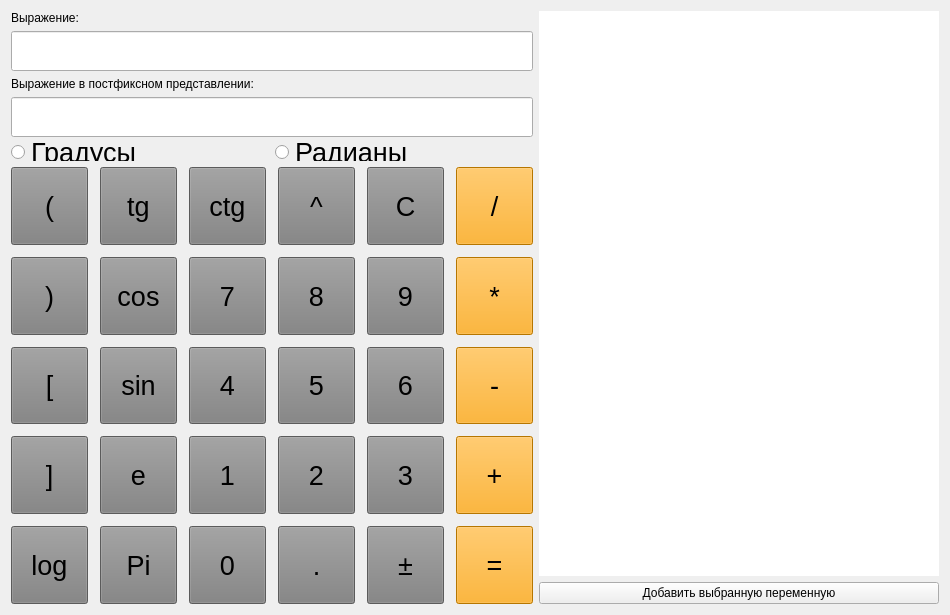
<?xml version="1.0" encoding="UTF-8"?>
<ui version="4.0">
 <class>MainWindow</class>
 <widget class="QMainWindow" name="MainWindow">
  <property name="geometry">
   <rect>
    <x>0</x>
    <y>0</y>
    <width>950</width>
    <height>615</height>
   </rect>
  </property>
  <property name="minimumSize">
   <size>
    <width>950</width>
    <height>615</height>
   </size>
  </property>
  <property name="maximumSize">
   <size>
    <width>950</width>
    <height>615</height>
   </size>
  </property>
  <property name="windowTitle">
   <string>Калькулятор</string>
  </property>
  <property name="autoFillBackground">
   <bool>false</bool>
  </property>
  <property name="styleSheet">
   <string notr="true"/>
  </property>
  <widget class="QWidget" name="centralWidget">
   <property name="contextMenuPolicy">
    <enum>Qt::DefaultContextMenu</enum>
   </property>
   <property name="acceptDrops">
    <bool>false</bool>
   </property>
   <property name="autoFillBackground">
    <bool>false</bool>
   </property>
   <property name="styleSheet">
    <string notr="true">QWidget#widget
{
    border-style: solid;
    border-top-style: none;
    border-width: 1px;
    border-color: rgb(0, 100, 150);
    border-bottom-left-radius: 5px;
    border-bottom-right-radius: 5px;
    background-color: qlineargradient(spread:pad, x1:0, y1:0, x2:1, y2:1, stop:0 rgba(128, 128, 128, 255), stop:1 rgba(225, 225, 225, 180));}</string>
   </property>
   <layout class="QHBoxLayout" name="horizontalLayout_2">
    <item>
     <layout class="QVBoxLayout" name="verticalLayout_2">
      <property name="spacing">
       <number>-1</number>
      </property>
      <item>
       <layout class="QVBoxLayout" name="verticalLayout">
        <item>
         <widget class="QLabel" name="label">
          <property name="maximumSize">
           <size>
            <width>16777215</width>
            <height>20</height>
           </size>
          </property>
          <property name="text">
           <string>Выражение:</string>
          </property>
         </widget>
        </item>
        <item>
         <widget class="QLineEdit" name="lineEdit">
          <property name="enabled">
           <bool>true</bool>
          </property>
          <property name="minimumSize">
           <size>
            <width>0</width>
            <height>40</height>
           </size>
          </property>
          <property name="font">
           <font>
            <pointsize>20</pointsize>
            <weight>75</weight>
            <bold>true</bold>
           </font>
          </property>
          <property name="readOnly">
           <bool>false</bool>
          </property>
         </widget>
        </item>
        <item>
         <widget class="QLabel" name="label_2">
          <property name="maximumSize">
           <size>
            <width>16777215</width>
            <height>20</height>
           </size>
          </property>
          <property name="text">
           <string>Выражение в постфиксном представлении:</string>
          </property>
         </widget>
        </item>
        <item>
         <widget class="QLineEdit" name="lineEdit_2">
          <property name="minimumSize">
           <size>
            <width>0</width>
            <height>40</height>
           </size>
          </property>
          <property name="font">
           <font>
            <pointsize>20</pointsize>
            <weight>75</weight>
            <bold>true</bold>
           </font>
          </property>
         </widget>
        </item>
        <item>
         <layout class="QHBoxLayout" name="horizontalLayout">
          <item>
           <widget class="QRadioButton" name="radioButton_2">
            <property name="maximumSize">
             <size>
              <width>16777215</width>
              <height>18</height>
             </size>
            </property>
            <property name="font">
             <font>
              <pointsize>20</pointsize>
             </font>
            </property>
            <property name="autoFillBackground">
             <bool>false</bool>
            </property>
            <property name="text">
             <string>Градусы</string>
            </property>
           </widget>
          </item>
          <item>
           <widget class="QRadioButton" name="radioButton">
            <property name="maximumSize">
             <size>
              <width>16777215</width>
              <height>18</height>
             </size>
            </property>
            <property name="font">
             <font>
              <pointsize>20</pointsize>
             </font>
            </property>
            <property name="text">
             <string>Радианы</string>
            </property>
           </widget>
          </item>
         </layout>
        </item>
        <item>
         <layout class="QGridLayout" name="gridLayout">
          <property name="sizeConstraint">
           <enum>QLayout::SetDefaultConstraint</enum>
          </property>
          <property name="topMargin">
           <number>0</number>
          </property>
          <property name="bottomMargin">
           <number>0</number>
          </property>
          <property name="spacing">
           <number>12</number>
          </property>
          <item row="0" column="5">
           <widget class="QPushButton" name="btn_razdel">
            <property name="sizePolicy">
             <sizepolicy hsizetype="Preferred" vsizetype="MinimumExpanding">
              <horstretch>4</horstretch>
              <verstretch>4</verstretch>
             </sizepolicy>
            </property>
            <property name="minimumSize">
             <size>
              <width>50</width>
              <height>40</height>
             </size>
            </property>
            <property name="baseSize">
             <size>
              <width>0</width>
              <height>0</height>
             </size>
            </property>
            <property name="font">
             <font>
              <pointsize>20</pointsize>
             </font>
            </property>
            <property name="acceptDrops">
             <bool>false</bool>
            </property>
            <property name="styleSheet">
             <string notr="true">background-color: orange;</string>
            </property>
            <property name="text">
             <string>/</string>
            </property>
            <property name="flat">
             <bool>false</bool>
            </property>
           </widget>
          </item>
          <item row="0" column="4">
           <widget class="QPushButton" name="btn_clear">
            <property name="sizePolicy">
             <sizepolicy hsizetype="Preferred" vsizetype="MinimumExpanding">
              <horstretch>4</horstretch>
              <verstretch>4</verstretch>
             </sizepolicy>
            </property>
            <property name="minimumSize">
             <size>
              <width>50</width>
              <height>40</height>
             </size>
            </property>
            <property name="font">
             <font>
              <pointsize>20</pointsize>
             </font>
            </property>
            <property name="styleSheet">
             <string notr="true">background-color: gray;</string>
            </property>
            <property name="text">
             <string>C</string>
            </property>
            <property name="flat">
             <bool>false</bool>
            </property>
           </widget>
          </item>
          <item row="0" column="3">
           <widget class="QPushButton" name="btn_stepen">
            <property name="sizePolicy">
             <sizepolicy hsizetype="Preferred" vsizetype="MinimumExpanding">
              <horstretch>4</horstretch>
              <verstretch>4</verstretch>
             </sizepolicy>
            </property>
            <property name="minimumSize">
             <size>
              <width>50</width>
              <height>40</height>
             </size>
            </property>
            <property name="font">
             <font>
              <pointsize>20</pointsize>
             </font>
            </property>
            <property name="styleSheet">
             <string notr="true">background-color: gray;</string>
            </property>
            <property name="text">
             <string>^</string>
            </property>
            <property name="flat">
             <bool>false</bool>
            </property>
           </widget>
          </item>
          <item row="3" column="4">
           <widget class="QPushButton" name="btn_3">
            <property name="sizePolicy">
             <sizepolicy hsizetype="Preferred" vsizetype="MinimumExpanding">
              <horstretch>4</horstretch>
              <verstretch>4</verstretch>
             </sizepolicy>
            </property>
            <property name="minimumSize">
             <size>
              <width>50</width>
              <height>40</height>
             </size>
            </property>
            <property name="font">
             <font>
              <pointsize>20</pointsize>
             </font>
            </property>
            <property name="styleSheet">
             <string notr="true">background-color: gray;</string>
            </property>
            <property name="text">
             <string>3</string>
            </property>
            <property name="flat">
             <bool>false</bool>
            </property>
           </widget>
          </item>
          <item row="1" column="2">
           <widget class="QPushButton" name="btn_7">
            <property name="sizePolicy">
             <sizepolicy hsizetype="Preferred" vsizetype="MinimumExpanding">
              <horstretch>4</horstretch>
              <verstretch>4</verstretch>
             </sizepolicy>
            </property>
            <property name="minimumSize">
             <size>
              <width>50</width>
              <height>40</height>
             </size>
            </property>
            <property name="font">
             <font>
              <pointsize>20</pointsize>
             </font>
            </property>
            <property name="styleSheet">
             <string notr="true">background-color: gray;</string>
            </property>
            <property name="text">
             <string>7</string>
            </property>
            <property name="flat">
             <bool>false</bool>
            </property>
           </widget>
          </item>
          <item row="3" column="0">
           <widget class="QPushButton" name="btn_skob2_3">
            <property name="sizePolicy">
             <sizepolicy hsizetype="Preferred" vsizetype="MinimumExpanding">
              <horstretch>4</horstretch>
              <verstretch>4</verstretch>
             </sizepolicy>
            </property>
            <property name="minimumSize">
             <size>
              <width>50</width>
              <height>40</height>
             </size>
            </property>
            <property name="font">
             <font>
              <pointsize>20</pointsize>
             </font>
            </property>
            <property name="styleSheet">
             <string notr="true">background-color: gray;</string>
            </property>
            <property name="text">
             <string>]</string>
            </property>
            <property name="flat">
             <bool>false</bool>
            </property>
           </widget>
          </item>
          <item row="1" column="5">
           <widget class="QPushButton" name="btn_umnozh">
            <property name="sizePolicy">
             <sizepolicy hsizetype="Preferred" vsizetype="MinimumExpanding">
              <horstretch>4</horstretch>
              <verstretch>4</verstretch>
             </sizepolicy>
            </property>
            <property name="minimumSize">
             <size>
              <width>50</width>
              <height>40</height>
             </size>
            </property>
            <property name="font">
             <font>
              <pointsize>20</pointsize>
             </font>
            </property>
            <property name="styleSheet">
             <string notr="true">background-color: orange;</string>
            </property>
            <property name="text">
             <string>*</string>
            </property>
            <property name="flat">
             <bool>false</bool>
            </property>
           </widget>
          </item>
          <item row="2" column="1">
           <widget class="QPushButton" name="btn_sin">
            <property name="enabled">
             <bool>true</bool>
            </property>
            <property name="sizePolicy">
             <sizepolicy hsizetype="Preferred" vsizetype="MinimumExpanding">
              <horstretch>0</horstretch>
              <verstretch>0</verstretch>
             </sizepolicy>
            </property>
            <property name="minimumSize">
             <size>
              <width>50</width>
              <height>40</height>
             </size>
            </property>
            <property name="font">
             <font>
              <pointsize>20</pointsize>
             </font>
            </property>
            <property name="styleSheet">
             <string notr="true">background-color: gray;</string>
            </property>
            <property name="text">
             <string>sin</string>
            </property>
            <property name="flat">
             <bool>false</bool>
            </property>
           </widget>
          </item>
          <item row="3" column="2">
           <widget class="QPushButton" name="btn_1">
            <property name="sizePolicy">
             <sizepolicy hsizetype="Preferred" vsizetype="MinimumExpanding">
              <horstretch>4</horstretch>
              <verstretch>4</verstretch>
             </sizepolicy>
            </property>
            <property name="minimumSize">
             <size>
              <width>50</width>
              <height>40</height>
             </size>
            </property>
            <property name="font">
             <font>
              <pointsize>20</pointsize>
             </font>
            </property>
            <property name="styleSheet">
             <string notr="true">background-color: gray;</string>
            </property>
            <property name="text">
             <string>1</string>
            </property>
            <property name="flat">
             <bool>false</bool>
            </property>
           </widget>
          </item>
          <item row="3" column="1">
           <widget class="QPushButton" name="btn_e">
            <property name="enabled">
             <bool>true</bool>
            </property>
            <property name="sizePolicy">
             <sizepolicy hsizetype="Preferred" vsizetype="MinimumExpanding">
              <horstretch>4</horstretch>
              <verstretch>4</verstretch>
             </sizepolicy>
            </property>
            <property name="minimumSize">
             <size>
              <width>50</width>
              <height>40</height>
             </size>
            </property>
            <property name="font">
             <font>
              <pointsize>20</pointsize>
             </font>
            </property>
            <property name="styleSheet">
             <string notr="true">background-color: gray;</string>
            </property>
            <property name="text">
             <string>e</string>
            </property>
            <property name="flat">
             <bool>false</bool>
            </property>
           </widget>
          </item>
          <item row="3" column="5">
           <widget class="QPushButton" name="btn_plus">
            <property name="sizePolicy">
             <sizepolicy hsizetype="Preferred" vsizetype="MinimumExpanding">
              <horstretch>4</horstretch>
              <verstretch>4</verstretch>
             </sizepolicy>
            </property>
            <property name="minimumSize">
             <size>
              <width>50</width>
              <height>40</height>
             </size>
            </property>
            <property name="font">
             <font>
              <pointsize>20</pointsize>
             </font>
            </property>
            <property name="styleSheet">
             <string notr="true">background-color: orange;</string>
            </property>
            <property name="text">
             <string>+</string>
            </property>
            <property name="flat">
             <bool>false</bool>
            </property>
           </widget>
          </item>
          <item row="3" column="3">
           <widget class="QPushButton" name="btn_2">
            <property name="sizePolicy">
             <sizepolicy hsizetype="Preferred" vsizetype="MinimumExpanding">
              <horstretch>4</horstretch>
              <verstretch>4</verstretch>
             </sizepolicy>
            </property>
            <property name="minimumSize">
             <size>
              <width>50</width>
              <height>40</height>
             </size>
            </property>
            <property name="font">
             <font>
              <pointsize>20</pointsize>
             </font>
            </property>
            <property name="styleSheet">
             <string notr="true">background-color: gray;</string>
            </property>
            <property name="text">
             <string>2</string>
            </property>
            <property name="flat">
             <bool>false</bool>
            </property>
           </widget>
          </item>
          <item row="0" column="2">
           <widget class="QPushButton" name="btn_ctg">
            <property name="enabled">
             <bool>true</bool>
            </property>
            <property name="sizePolicy">
             <sizepolicy hsizetype="Preferred" vsizetype="MinimumExpanding">
              <horstretch>4</horstretch>
              <verstretch>4</verstretch>
             </sizepolicy>
            </property>
            <property name="minimumSize">
             <size>
              <width>50</width>
              <height>40</height>
             </size>
            </property>
            <property name="font">
             <font>
              <pointsize>20</pointsize>
             </font>
            </property>
            <property name="styleSheet">
             <string notr="true">background-color: gray;</string>
            </property>
            <property name="text">
             <string>ctg</string>
            </property>
            <property name="flat">
             <bool>false</bool>
            </property>
           </widget>
          </item>
          <item row="4" column="5">
           <widget class="QPushButton" name="btn_equal">
            <property name="sizePolicy">
             <sizepolicy hsizetype="Preferred" vsizetype="MinimumExpanding">
              <horstretch>4</horstretch>
              <verstretch>4</verstretch>
             </sizepolicy>
            </property>
            <property name="minimumSize">
             <size>
              <width>50</width>
              <height>40</height>
             </size>
            </property>
            <property name="font">
             <font>
              <pointsize>20</pointsize>
             </font>
            </property>
            <property name="styleSheet">
             <string notr="true">background-color: orange;</string>
            </property>
            <property name="text">
             <string>=</string>
            </property>
            <property name="flat">
             <bool>false</bool>
            </property>
           </widget>
          </item>
          <item row="4" column="1">
           <widget class="QPushButton" name="btn_Pi">
            <property name="enabled">
             <bool>true</bool>
            </property>
            <property name="sizePolicy">
             <sizepolicy hsizetype="Preferred" vsizetype="MinimumExpanding">
              <horstretch>4</horstretch>
              <verstretch>4</verstretch>
             </sizepolicy>
            </property>
            <property name="minimumSize">
             <size>
              <width>50</width>
              <height>40</height>
             </size>
            </property>
            <property name="font">
             <font>
              <pointsize>20</pointsize>
             </font>
            </property>
            <property name="styleSheet">
             <string notr="true">background-color: gray;</string>
            </property>
            <property name="text">
             <string>Pi</string>
            </property>
            <property name="flat">
             <bool>false</bool>
            </property>
           </widget>
          </item>
          <item row="1" column="3">
           <widget class="QPushButton" name="btn_8">
            <property name="sizePolicy">
             <sizepolicy hsizetype="Preferred" vsizetype="MinimumExpanding">
              <horstretch>4</horstretch>
              <verstretch>4</verstretch>
             </sizepolicy>
            </property>
            <property name="minimumSize">
             <size>
              <width>50</width>
              <height>40</height>
             </size>
            </property>
            <property name="font">
             <font>
              <pointsize>20</pointsize>
             </font>
            </property>
            <property name="styleSheet">
             <string notr="true">background-color: gray;</string>
            </property>
            <property name="text">
             <string>8</string>
            </property>
            <property name="flat">
             <bool>false</bool>
            </property>
           </widget>
          </item>
          <item row="2" column="4">
           <widget class="QPushButton" name="btn_6">
            <property name="sizePolicy">
             <sizepolicy hsizetype="Preferred" vsizetype="MinimumExpanding">
              <horstretch>4</horstretch>
              <verstretch>4</verstretch>
             </sizepolicy>
            </property>
            <property name="minimumSize">
             <size>
              <width>50</width>
              <height>40</height>
             </size>
            </property>
            <property name="font">
             <font>
              <pointsize>20</pointsize>
             </font>
            </property>
            <property name="styleSheet">
             <string notr="true">background-color: gray;</string>
            </property>
            <property name="text">
             <string>6</string>
            </property>
            <property name="flat">
             <bool>false</bool>
            </property>
           </widget>
          </item>
          <item row="1" column="1">
           <widget class="QPushButton" name="btn_cos">
            <property name="enabled">
             <bool>true</bool>
            </property>
            <property name="sizePolicy">
             <sizepolicy hsizetype="Preferred" vsizetype="MinimumExpanding">
              <horstretch>4</horstretch>
              <verstretch>4</verstretch>
             </sizepolicy>
            </property>
            <property name="minimumSize">
             <size>
              <width>50</width>
              <height>40</height>
             </size>
            </property>
            <property name="font">
             <font>
              <pointsize>20</pointsize>
             </font>
            </property>
            <property name="styleSheet">
             <string notr="true">background-color: gray;</string>
            </property>
            <property name="text">
             <string>cos</string>
            </property>
            <property name="flat">
             <bool>false</bool>
            </property>
           </widget>
          </item>
          <item row="4" column="4">
           <widget class="QPushButton" name="btn_plusminus">
            <property name="enabled">
             <bool>true</bool>
            </property>
            <property name="sizePolicy">
             <sizepolicy hsizetype="Preferred" vsizetype="MinimumExpanding">
              <horstretch>4</horstretch>
              <verstretch>4</verstretch>
             </sizepolicy>
            </property>
            <property name="minimumSize">
             <size>
              <width>50</width>
              <height>40</height>
             </size>
            </property>
            <property name="font">
             <font>
              <pointsize>20</pointsize>
             </font>
            </property>
            <property name="styleSheet">
             <string notr="true">background-color: gray;</string>
            </property>
            <property name="text">
             <string>±</string>
            </property>
            <property name="flat">
             <bool>false</bool>
            </property>
           </widget>
          </item>
          <item row="0" column="1">
           <widget class="QPushButton" name="btn_tg">
            <property name="enabled">
             <bool>true</bool>
            </property>
            <property name="sizePolicy">
             <sizepolicy hsizetype="Preferred" vsizetype="MinimumExpanding">
              <horstretch>4</horstretch>
              <verstretch>4</verstretch>
             </sizepolicy>
            </property>
            <property name="minimumSize">
             <size>
              <width>50</width>
              <height>40</height>
             </size>
            </property>
            <property name="font">
             <font>
              <pointsize>20</pointsize>
             </font>
            </property>
            <property name="styleSheet">
             <string notr="true">background-color: gray;</string>
            </property>
            <property name="text">
             <string>tg</string>
            </property>
            <property name="flat">
             <bool>false</bool>
            </property>
           </widget>
          </item>
          <item row="1" column="0">
           <widget class="QPushButton" name="btn_skob2">
            <property name="sizePolicy">
             <sizepolicy hsizetype="Preferred" vsizetype="MinimumExpanding">
              <horstretch>4</horstretch>
              <verstretch>4</verstretch>
             </sizepolicy>
            </property>
            <property name="minimumSize">
             <size>
              <width>50</width>
              <height>40</height>
             </size>
            </property>
            <property name="font">
             <font>
              <pointsize>20</pointsize>
             </font>
            </property>
            <property name="styleSheet">
             <string notr="true">background-color: gray;</string>
            </property>
            <property name="text">
             <string>)</string>
            </property>
            <property name="flat">
             <bool>false</bool>
            </property>
           </widget>
          </item>
          <item row="4" column="0">
           <widget class="QPushButton" name="btn_log">
            <property name="enabled">
             <bool>true</bool>
            </property>
            <property name="sizePolicy">
             <sizepolicy hsizetype="Preferred" vsizetype="MinimumExpanding">
              <horstretch>4</horstretch>
              <verstretch>4</verstretch>
             </sizepolicy>
            </property>
            <property name="minimumSize">
             <size>
              <width>50</width>
              <height>40</height>
             </size>
            </property>
            <property name="font">
             <font>
              <pointsize>20</pointsize>
             </font>
            </property>
            <property name="focusPolicy">
             <enum>Qt::TabFocus</enum>
            </property>
            <property name="styleSheet">
             <string notr="true">background-color: gray;</string>
            </property>
            <property name="text">
             <string>log</string>
            </property>
            <property name="checkable">
             <bool>false</bool>
            </property>
            <property name="checked">
             <bool>false</bool>
            </property>
            <property name="flat">
             <bool>false</bool>
            </property>
           </widget>
          </item>
          <item row="1" column="4">
           <widget class="QPushButton" name="btn_9">
            <property name="sizePolicy">
             <sizepolicy hsizetype="Preferred" vsizetype="MinimumExpanding">
              <horstretch>4</horstretch>
              <verstretch>4</verstretch>
             </sizepolicy>
            </property>
            <property name="minimumSize">
             <size>
              <width>50</width>
              <height>40</height>
             </size>
            </property>
            <property name="font">
             <font>
              <pointsize>20</pointsize>
             </font>
            </property>
            <property name="styleSheet">
             <string notr="true">background-color: gray;</string>
            </property>
            <property name="text">
             <string>9</string>
            </property>
            <property name="flat">
             <bool>false</bool>
            </property>
           </widget>
          </item>
          <item row="2" column="3">
           <widget class="QPushButton" name="btn_5">
            <property name="sizePolicy">
             <sizepolicy hsizetype="Preferred" vsizetype="MinimumExpanding">
              <horstretch>4</horstretch>
              <verstretch>4</verstretch>
             </sizepolicy>
            </property>
            <property name="minimumSize">
             <size>
              <width>50</width>
              <height>40</height>
             </size>
            </property>
            <property name="font">
             <font>
              <pointsize>20</pointsize>
             </font>
            </property>
            <property name="styleSheet">
             <string notr="true">background-color: gray;</string>
            </property>
            <property name="text">
             <string>5</string>
            </property>
            <property name="flat">
             <bool>false</bool>
            </property>
           </widget>
          </item>
          <item row="2" column="5">
           <widget class="QPushButton" name="btn_minus">
            <property name="sizePolicy">
             <sizepolicy hsizetype="Preferred" vsizetype="MinimumExpanding">
              <horstretch>4</horstretch>
              <verstretch>4</verstretch>
             </sizepolicy>
            </property>
            <property name="minimumSize">
             <size>
              <width>50</width>
              <height>40</height>
             </size>
            </property>
            <property name="font">
             <font>
              <pointsize>20</pointsize>
             </font>
            </property>
            <property name="styleSheet">
             <string notr="true">background-color: orange;</string>
            </property>
            <property name="text">
             <string>-</string>
            </property>
            <property name="flat">
             <bool>false</bool>
            </property>
           </widget>
          </item>
          <item row="4" column="2">
           <widget class="QPushButton" name="btn_0">
            <property name="sizePolicy">
             <sizepolicy hsizetype="Preferred" vsizetype="MinimumExpanding">
              <horstretch>4</horstretch>
              <verstretch>4</verstretch>
             </sizepolicy>
            </property>
            <property name="minimumSize">
             <size>
              <width>50</width>
              <height>40</height>
             </size>
            </property>
            <property name="font">
             <font>
              <pointsize>20</pointsize>
             </font>
            </property>
            <property name="styleSheet">
             <string notr="true">background-color: gray;</string>
            </property>
            <property name="text">
             <string>0</string>
            </property>
            <property name="flat">
             <bool>false</bool>
            </property>
           </widget>
          </item>
          <item row="2" column="0">
           <widget class="QPushButton" name="btn_skob2_2">
            <property name="sizePolicy">
             <sizepolicy hsizetype="Preferred" vsizetype="MinimumExpanding">
              <horstretch>4</horstretch>
              <verstretch>4</verstretch>
             </sizepolicy>
            </property>
            <property name="minimumSize">
             <size>
              <width>50</width>
              <height>40</height>
             </size>
            </property>
            <property name="font">
             <font>
              <pointsize>20</pointsize>
             </font>
            </property>
            <property name="styleSheet">
             <string notr="true">background-color: gray;</string>
            </property>
            <property name="text">
             <string>[</string>
            </property>
            <property name="flat">
             <bool>false</bool>
            </property>
           </widget>
          </item>
          <item row="0" column="0">
           <widget class="QPushButton" name="btn_skob1">
            <property name="sizePolicy">
             <sizepolicy hsizetype="Preferred" vsizetype="MinimumExpanding">
              <horstretch>4</horstretch>
              <verstretch>4</verstretch>
             </sizepolicy>
            </property>
            <property name="minimumSize">
             <size>
              <width>50</width>
              <height>40</height>
             </size>
            </property>
            <property name="font">
             <font>
              <pointsize>20</pointsize>
             </font>
            </property>
            <property name="styleSheet">
             <string notr="true">background-color: gray;</string>
            </property>
            <property name="text">
             <string>(</string>
            </property>
            <property name="flat">
             <bool>false</bool>
            </property>
           </widget>
          </item>
          <item row="2" column="2">
           <widget class="QPushButton" name="btn_4">
            <property name="sizePolicy">
             <sizepolicy hsizetype="Preferred" vsizetype="MinimumExpanding">
              <horstretch>4</horstretch>
              <verstretch>4</verstretch>
             </sizepolicy>
            </property>
            <property name="minimumSize">
             <size>
              <width>50</width>
              <height>40</height>
             </size>
            </property>
            <property name="font">
             <font>
              <pointsize>20</pointsize>
             </font>
            </property>
            <property name="styleSheet">
             <string notr="true">background-color: gray;</string>
            </property>
            <property name="text">
             <string>4</string>
            </property>
            <property name="flat">
             <bool>false</bool>
            </property>
           </widget>
          </item>
          <item row="4" column="3">
           <widget class="QPushButton" name="btn_point">
            <property name="sizePolicy">
             <sizepolicy hsizetype="Preferred" vsizetype="MinimumExpanding">
              <horstretch>4</horstretch>
              <verstretch>4</verstretch>
             </sizepolicy>
            </property>
            <property name="minimumSize">
             <size>
              <width>50</width>
              <height>40</height>
             </size>
            </property>
            <property name="font">
             <font>
              <pointsize>20</pointsize>
             </font>
            </property>
            <property name="styleSheet">
             <string notr="true">background-color: gray;</string>
            </property>
            <property name="text">
             <string>.</string>
            </property>
            <property name="flat">
             <bool>false</bool>
            </property>
           </widget>
          </item>
         </layout>
        </item>
       </layout>
      </item>
     </layout>
    </item>
    <item>
     <layout class="QVBoxLayout" name="verticalLayout_3">
      <item>
       <widget class="QTableView" name="tableView">
        <property name="sizePolicy">
         <sizepolicy hsizetype="Preferred" vsizetype="Preferred">
          <horstretch>0</horstretch>
          <verstretch>0</verstretch>
         </sizepolicy>
        </property>
        <property name="minimumSize">
         <size>
          <width>400</width>
          <height>0</height>
         </size>
        </property>
        <property name="palette">
         <palette>
          <active>
           <colorrole role="Light">
            <brush brushstyle="SolidPattern">
             <color alpha="255">
              <red>252</red>
              <green>2</green>
              <blue>255</blue>
             </color>
            </brush>
           </colorrole>
           <colorrole role="Midlight">
            <brush brushstyle="SolidPattern">
             <color alpha="255">
              <red>253</red>
              <green>128</green>
              <blue>8</blue>
             </color>
            </brush>
           </colorrole>
           <colorrole role="BrightText">
            <brush brushstyle="SolidPattern">
             <color alpha="255">
              <red>252</red>
              <green>1</green>
              <blue>7</blue>
             </color>
            </brush>
           </colorrole>
           <colorrole role="AlternateBase">
            <brush brushstyle="SolidPattern">
             <color alpha="255">
              <red>32</red>
              <green>255</green>
              <blue>255</blue>
             </color>
            </brush>
           </colorrole>
           <colorrole role="ToolTipBase">
            <brush brushstyle="SolidPattern">
             <color alpha="255">
              <red>153</red>
              <green>102</green>
              <blue>51</blue>
             </color>
            </brush>
           </colorrole>
          </active>
          <inactive>
           <colorrole role="Light">
            <brush brushstyle="SolidPattern">
             <color alpha="255">
              <red>252</red>
              <green>2</green>
              <blue>255</blue>
             </color>
            </brush>
           </colorrole>
           <colorrole role="Midlight">
            <brush brushstyle="SolidPattern">
             <color alpha="255">
              <red>253</red>
              <green>128</green>
              <blue>8</blue>
             </color>
            </brush>
           </colorrole>
           <colorrole role="BrightText">
            <brush brushstyle="SolidPattern">
             <color alpha="255">
              <red>252</red>
              <green>1</green>
              <blue>7</blue>
             </color>
            </brush>
           </colorrole>
           <colorrole role="AlternateBase">
            <brush brushstyle="SolidPattern">
             <color alpha="255">
              <red>32</red>
              <green>255</green>
              <blue>255</blue>
             </color>
            </brush>
           </colorrole>
           <colorrole role="ToolTipBase">
            <brush brushstyle="SolidPattern">
             <color alpha="255">
              <red>153</red>
              <green>102</green>
              <blue>51</blue>
             </color>
            </brush>
           </colorrole>
          </inactive>
          <disabled>
           <colorrole role="Light">
            <brush brushstyle="SolidPattern">
             <color alpha="255">
              <red>252</red>
              <green>2</green>
              <blue>255</blue>
             </color>
            </brush>
           </colorrole>
           <colorrole role="Midlight">
            <brush brushstyle="SolidPattern">
             <color alpha="255">
              <red>253</red>
              <green>128</green>
              <blue>8</blue>
             </color>
            </brush>
           </colorrole>
           <colorrole role="BrightText">
            <brush brushstyle="SolidPattern">
             <color alpha="255">
              <red>252</red>
              <green>1</green>
              <blue>7</blue>
             </color>
            </brush>
           </colorrole>
           <colorrole role="AlternateBase">
            <brush brushstyle="SolidPattern">
             <color alpha="255">
              <red>32</red>
              <green>255</green>
              <blue>255</blue>
             </color>
            </brush>
           </colorrole>
           <colorrole role="ToolTipBase">
            <brush brushstyle="SolidPattern">
             <color alpha="255">
              <red>153</red>
              <green>102</green>
              <blue>51</blue>
             </color>
            </brush>
           </colorrole>
          </disabled>
         </palette>
        </property>
        <property name="font">
         <font>
          <pointsize>20</pointsize>
         </font>
        </property>
        <property name="styleSheet">
         <string notr="true"/>
        </property>
        <property name="frameShape">
         <enum>QFrame::NoFrame</enum>
        </property>
        <property name="frameShadow">
         <enum>QFrame::Sunken</enum>
        </property>
       </widget>
      </item>
      <item>
       <widget class="QPushButton" name="btn_addPer">
        <property name="text">
         <string>Добавить выбранную переменную</string>
        </property>
       </widget>
      </item>
     </layout>
    </item>
   </layout>
  </widget>
  <action name="action">
   <property name="text">
    <string>Выход</string>
   </property>
  </action>
 </widget>
 <layoutdefault spacing="6" margin="11"/>
 <resources/>
 <connections/>
</ui>
